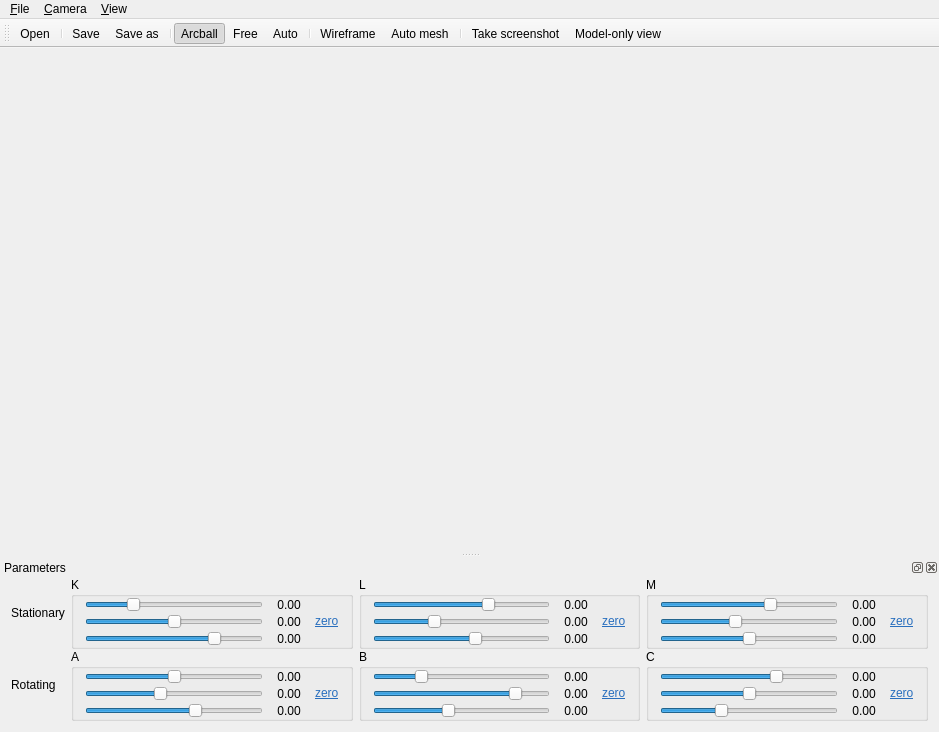
<?xml version="1.0" encoding="UTF-8"?>
<ui version="4.0">
 <class>MainWindow</class>
 <widget class="QMainWindow" name="MainWindow">
  <property name="geometry">
   <rect>
    <x>0</x>
    <y>0</y>
    <width>939</width>
    <height>732</height>
   </rect>
  </property>
  <property name="windowTitle">
   <string>vis</string>
  </property>
  <property name="windowIcon">
   <iconset resource="../res.qrc">
    <normaloff>:/res/app.png</normaloff>:/res/app.png</iconset>
  </property>
  <widget class="QWidget" name="centralWidget">
   <layout class="QVBoxLayout" name="verticalLayout">
    <property name="leftMargin">
     <number>0</number>
    </property>
    <property name="topMargin">
     <number>0</number>
    </property>
    <property name="rightMargin">
     <number>0</number>
    </property>
    <property name="bottomMargin">
     <number>0</number>
    </property>
    <item>
     <widget class="QWidget" name="widgetView" native="true">
      <layout class="QVBoxLayout" name="verticalLayout_2">
       <property name="leftMargin">
        <number>0</number>
       </property>
       <property name="topMargin">
        <number>0</number>
       </property>
       <property name="rightMargin">
        <number>0</number>
       </property>
       <property name="bottomMargin">
        <number>0</number>
       </property>
      </layout>
     </widget>
    </item>
   </layout>
  </widget>
  <widget class="QMenuBar" name="menuBar">
   <property name="geometry">
    <rect>
     <x>0</x>
     <y>0</y>
     <width>939</width>
     <height>19</height>
    </rect>
   </property>
   <widget class="QMenu" name="menuCamera">
    <property name="title">
     <string>&amp;Camera</string>
    </property>
    <addaction name="actionArcballCamera"/>
    <addaction name="actionFreeCamera"/>
    <addaction name="actionAutoCamera"/>
   </widget>
   <widget class="QMenu" name="menuView">
    <property name="title">
     <string>&amp;View</string>
    </property>
    <addaction name="actionWireframe"/>
    <addaction name="actionAutoMesh"/>
    <addaction name="separator"/>
    <addaction name="actionTakeScreenshot"/>
    <addaction name="actionModelOnlyView"/>
   </widget>
   <widget class="QMenu" name="menu_File">
    <property name="title">
     <string>&amp;File</string>
    </property>
    <addaction name="actionOpen"/>
    <addaction name="separator"/>
    <addaction name="actionSave"/>
    <addaction name="actionSaveAs"/>
    <addaction name="separator"/>
    <addaction name="actionQuit"/>
   </widget>
   <addaction name="menu_File"/>
   <addaction name="menuCamera"/>
   <addaction name="menuView"/>
  </widget>
  <widget class="QDockWidget" name="dockWidgetParameters">
   <property name="windowTitle">
    <string>Parameters</string>
   </property>
   <attribute name="dockWidgetArea">
    <number>8</number>
   </attribute>
   <widget class="QWidget" name="dockWidgetContentsParameters">
    <layout class="QGridLayout" name="gridLayout_12">
     <property name="topMargin">
      <number>0</number>
     </property>
     <property name="verticalSpacing">
      <number>0</number>
     </property>
     <item row="3" column="2">
      <widget class="QGroupBox" name="groupBoxParamB">
       <property name="title">
        <string>B</string>
       </property>
       <layout class="QGridLayout" name="gridLayout_4">
        <property name="topMargin">
         <number>0</number>
        </property>
        <property name="bottomMargin">
         <number>0</number>
        </property>
        <property name="verticalSpacing">
         <number>2</number>
        </property>
        <item row="1" column="1">
         <widget class="QLabel" name="labelSliderBY">
          <property name="minimumSize">
           <size>
            <width>40</width>
            <height>0</height>
           </size>
          </property>
          <property name="text">
           <string>0.00</string>
          </property>
          <property name="alignment">
           <set>Qt::AlignCenter</set>
          </property>
         </widget>
        </item>
        <item row="1" column="0">
         <widget class="QSlider" name="verticalSliderBY">
          <property name="maximum">
           <number>600</number>
          </property>
          <property name="value">
           <number>500</number>
          </property>
          <property name="orientation">
           <enum>Qt::Horizontal</enum>
          </property>
         </widget>
        </item>
        <item row="2" column="1">
         <widget class="QLabel" name="labelSliderBZ">
          <property name="minimumSize">
           <size>
            <width>40</width>
            <height>0</height>
           </size>
          </property>
          <property name="text">
           <string>0.00</string>
          </property>
          <property name="alignment">
           <set>Qt::AlignCenter</set>
          </property>
         </widget>
        </item>
        <item row="2" column="0">
         <widget class="QSlider" name="verticalSliderBZ">
          <property name="maximum">
           <number>600</number>
          </property>
          <property name="value">
           <number>250</number>
          </property>
          <property name="orientation">
           <enum>Qt::Horizontal</enum>
          </property>
         </widget>
        </item>
        <item row="0" column="1">
         <widget class="QLabel" name="labelSliderBX">
          <property name="minimumSize">
           <size>
            <width>40</width>
            <height>0</height>
           </size>
          </property>
          <property name="text">
           <string>0.00</string>
          </property>
          <property name="alignment">
           <set>Qt::AlignCenter</set>
          </property>
         </widget>
        </item>
        <item row="0" column="0">
         <widget class="QSlider" name="verticalSliderBX">
          <property name="maximum">
           <number>600</number>
          </property>
          <property name="value">
           <number>150</number>
          </property>
          <property name="orientation">
           <enum>Qt::Horizontal</enum>
          </property>
         </widget>
        </item>
        <item row="1" column="2">
         <widget class="QLabel" name="labelZeroB">
          <property name="text">
           <string>&lt;html&gt;&lt;head/&gt;&lt;body&gt;&lt;p&gt;&lt;a href=&quot; &quot;&gt;&lt;span style=&quot; text-decoration: underline; color:#296fbe;&quot;&gt;zero&lt;/span&gt;&lt;/a&gt;&lt;/p&gt;&lt;/body&gt;&lt;/html&gt;</string>
          </property>
         </widget>
        </item>
       </layout>
      </widget>
     </item>
     <item row="3" column="3">
      <widget class="QGroupBox" name="groupBoxParamC">
       <property name="title">
        <string>C</string>
       </property>
       <layout class="QGridLayout" name="gridLayout_11">
        <property name="topMargin">
         <number>0</number>
        </property>
        <property name="bottomMargin">
         <number>0</number>
        </property>
        <property name="verticalSpacing">
         <number>2</number>
        </property>
        <item row="2" column="1">
         <widget class="QLabel" name="labelSliderCZ">
          <property name="minimumSize">
           <size>
            <width>40</width>
            <height>0</height>
           </size>
          </property>
          <property name="text">
           <string>0.00</string>
          </property>
          <property name="alignment">
           <set>Qt::AlignCenter</set>
          </property>
         </widget>
        </item>
        <item row="1" column="0">
         <widget class="QSlider" name="verticalSliderCY">
          <property name="maximum">
           <number>600</number>
          </property>
          <property name="value">
           <number>300</number>
          </property>
          <property name="orientation">
           <enum>Qt::Horizontal</enum>
          </property>
         </widget>
        </item>
        <item row="0" column="1">
         <widget class="QLabel" name="labelSliderCX">
          <property name="minimumSize">
           <size>
            <width>40</width>
            <height>0</height>
           </size>
          </property>
          <property name="text">
           <string>0.00</string>
          </property>
          <property name="alignment">
           <set>Qt::AlignCenter</set>
          </property>
         </widget>
        </item>
        <item row="2" column="0">
         <widget class="QSlider" name="verticalSliderCZ">
          <property name="maximum">
           <number>600</number>
          </property>
          <property name="value">
           <number>200</number>
          </property>
          <property name="orientation">
           <enum>Qt::Horizontal</enum>
          </property>
         </widget>
        </item>
        <item row="0" column="0">
         <widget class="QSlider" name="verticalSliderCX">
          <property name="maximum">
           <number>600</number>
          </property>
          <property name="value">
           <number>400</number>
          </property>
          <property name="orientation">
           <enum>Qt::Horizontal</enum>
          </property>
         </widget>
        </item>
        <item row="1" column="1">
         <widget class="QLabel" name="labelSliderCY">
          <property name="minimumSize">
           <size>
            <width>40</width>
            <height>0</height>
           </size>
          </property>
          <property name="text">
           <string>0.00</string>
          </property>
          <property name="alignment">
           <set>Qt::AlignCenter</set>
          </property>
         </widget>
        </item>
        <item row="1" column="2">
         <widget class="QLabel" name="labelZeroC">
          <property name="text">
           <string>&lt;html&gt;&lt;head/&gt;&lt;body&gt;&lt;p&gt;&lt;a href=&quot; &quot;&gt;&lt;span style=&quot; text-decoration: underline; color:#296fbe;&quot;&gt;zero&lt;/span&gt;&lt;/a&gt;&lt;/p&gt;&lt;/body&gt;&lt;/html&gt;</string>
          </property>
         </widget>
        </item>
       </layout>
      </widget>
     </item>
     <item row="1" column="2">
      <widget class="QGroupBox" name="groupBoxParamL">
       <property name="title">
        <string>L</string>
       </property>
       <layout class="QGridLayout" name="gridLayout_2">
        <property name="topMargin">
         <number>0</number>
        </property>
        <property name="bottomMargin">
         <number>0</number>
        </property>
        <property name="verticalSpacing">
         <number>2</number>
        </property>
        <item row="1" column="1">
         <widget class="QLabel" name="labelSliderLY">
          <property name="minimumSize">
           <size>
            <width>40</width>
            <height>0</height>
           </size>
          </property>
          <property name="text">
           <string>0.00</string>
          </property>
          <property name="alignment">
           <set>Qt::AlignCenter</set>
          </property>
         </widget>
        </item>
        <item row="0" column="0">
         <widget class="QSlider" name="verticalSliderLX">
          <property name="maximum">
           <number>600</number>
          </property>
          <property name="value">
           <number>400</number>
          </property>
          <property name="orientation">
           <enum>Qt::Horizontal</enum>
          </property>
         </widget>
        </item>
        <item row="2" column="1">
         <widget class="QLabel" name="labelSliderLZ">
          <property name="minimumSize">
           <size>
            <width>40</width>
            <height>0</height>
           </size>
          </property>
          <property name="text">
           <string>0.00</string>
          </property>
          <property name="alignment">
           <set>Qt::AlignCenter</set>
          </property>
         </widget>
        </item>
        <item row="1" column="0">
         <widget class="QSlider" name="verticalSliderLY">
          <property name="maximum">
           <number>600</number>
          </property>
          <property name="value">
           <number>200</number>
          </property>
          <property name="orientation">
           <enum>Qt::Horizontal</enum>
          </property>
         </widget>
        </item>
        <item row="2" column="0">
         <widget class="QSlider" name="verticalSliderLZ">
          <property name="maximum">
           <number>600</number>
          </property>
          <property name="value">
           <number>350</number>
          </property>
          <property name="orientation">
           <enum>Qt::Horizontal</enum>
          </property>
         </widget>
        </item>
        <item row="0" column="1">
         <widget class="QLabel" name="labelSliderLX">
          <property name="minimumSize">
           <size>
            <width>40</width>
            <height>0</height>
           </size>
          </property>
          <property name="text">
           <string>0.00</string>
          </property>
          <property name="alignment">
           <set>Qt::AlignCenter</set>
          </property>
         </widget>
        </item>
        <item row="1" column="2">
         <widget class="QLabel" name="labelZeroL">
          <property name="text">
           <string>&lt;html&gt;&lt;head/&gt;&lt;body&gt;&lt;p&gt;&lt;a href=&quot; &quot;&gt;&lt;span style=&quot; text-decoration: underline; color:#296fbe;&quot;&gt;zero&lt;/span&gt;&lt;/a&gt;&lt;/p&gt;&lt;/body&gt;&lt;/html&gt;</string>
          </property>
         </widget>
        </item>
       </layout>
      </widget>
     </item>
     <item row="1" column="3">
      <widget class="QGroupBox" name="groupBoxParamM">
       <property name="title">
        <string>M</string>
       </property>
       <layout class="QGridLayout" name="gridLayout_5">
        <property name="topMargin">
         <number>0</number>
        </property>
        <property name="bottomMargin">
         <number>0</number>
        </property>
        <property name="verticalSpacing">
         <number>2</number>
        </property>
        <item row="1" column="0">
         <widget class="QSlider" name="verticalSliderMY">
          <property name="maximum">
           <number>600</number>
          </property>
          <property name="value">
           <number>250</number>
          </property>
          <property name="orientation">
           <enum>Qt::Horizontal</enum>
          </property>
         </widget>
        </item>
        <item row="0" column="0">
         <widget class="QSlider" name="verticalSliderMX">
          <property name="maximum">
           <number>600</number>
          </property>
          <property name="value">
           <number>380</number>
          </property>
          <property name="orientation">
           <enum>Qt::Horizontal</enum>
          </property>
         </widget>
        </item>
        <item row="2" column="1">
         <widget class="QLabel" name="labelSliderMZ">
          <property name="minimumSize">
           <size>
            <width>40</width>
            <height>0</height>
           </size>
          </property>
          <property name="text">
           <string>0.00</string>
          </property>
          <property name="alignment">
           <set>Qt::AlignCenter</set>
          </property>
         </widget>
        </item>
        <item row="0" column="1">
         <widget class="QLabel" name="labelSliderMX">
          <property name="minimumSize">
           <size>
            <width>40</width>
            <height>0</height>
           </size>
          </property>
          <property name="text">
           <string>0.00</string>
          </property>
          <property name="alignment">
           <set>Qt::AlignCenter</set>
          </property>
         </widget>
        </item>
        <item row="1" column="1">
         <widget class="QLabel" name="labelSliderMY">
          <property name="minimumSize">
           <size>
            <width>40</width>
            <height>0</height>
           </size>
          </property>
          <property name="text">
           <string>0.00</string>
          </property>
          <property name="alignment">
           <set>Qt::AlignCenter</set>
          </property>
         </widget>
        </item>
        <item row="2" column="0">
         <widget class="QSlider" name="verticalSliderMZ">
          <property name="maximum">
           <number>600</number>
          </property>
          <property name="value">
           <number>300</number>
          </property>
          <property name="orientation">
           <enum>Qt::Horizontal</enum>
          </property>
         </widget>
        </item>
        <item row="1" column="2">
         <widget class="QLabel" name="labelZeroM">
          <property name="text">
           <string>&lt;html&gt;&lt;head/&gt;&lt;body&gt;&lt;p&gt;&lt;a href=&quot; &quot;&gt;&lt;span style=&quot; text-decoration: underline; color:#296fbe;&quot;&gt;zero&lt;/span&gt;&lt;/a&gt;&lt;/p&gt;&lt;/body&gt;&lt;/html&gt;</string>
          </property>
         </widget>
        </item>
       </layout>
      </widget>
     </item>
     <item row="3" column="1">
      <widget class="QGroupBox" name="groupBoxParamA">
       <property name="title">
        <string>A</string>
       </property>
       <layout class="QGridLayout" name="gridLayout_3">
        <property name="topMargin">
         <number>0</number>
        </property>
        <property name="bottomMargin">
         <number>0</number>
        </property>
        <property name="verticalSpacing">
         <number>2</number>
        </property>
        <item row="0" column="0">
         <widget class="QSlider" name="verticalSliderAX">
          <property name="maximum">
           <number>600</number>
          </property>
          <property name="value">
           <number>300</number>
          </property>
          <property name="orientation">
           <enum>Qt::Horizontal</enum>
          </property>
         </widget>
        </item>
        <item row="2" column="1">
         <widget class="QLabel" name="labelSliderAZ">
          <property name="minimumSize">
           <size>
            <width>40</width>
            <height>0</height>
           </size>
          </property>
          <property name="text">
           <string>0.00</string>
          </property>
          <property name="alignment">
           <set>Qt::AlignCenter</set>
          </property>
         </widget>
        </item>
        <item row="1" column="1">
         <widget class="QLabel" name="labelSliderAY">
          <property name="minimumSize">
           <size>
            <width>40</width>
            <height>0</height>
           </size>
          </property>
          <property name="text">
           <string>0.00</string>
          </property>
          <property name="alignment">
           <set>Qt::AlignCenter</set>
          </property>
         </widget>
        </item>
        <item row="1" column="0">
         <widget class="QSlider" name="verticalSliderAY">
          <property name="maximum">
           <number>600</number>
          </property>
          <property name="value">
           <number>250</number>
          </property>
          <property name="orientation">
           <enum>Qt::Horizontal</enum>
          </property>
         </widget>
        </item>
        <item row="0" column="1">
         <widget class="QLabel" name="labelSliderAX">
          <property name="minimumSize">
           <size>
            <width>40</width>
            <height>0</height>
           </size>
          </property>
          <property name="text">
           <string>0.00</string>
          </property>
          <property name="alignment">
           <set>Qt::AlignCenter</set>
          </property>
         </widget>
        </item>
        <item row="2" column="0">
         <widget class="QSlider" name="verticalSliderAZ">
          <property name="maximum">
           <number>600</number>
          </property>
          <property name="value">
           <number>380</number>
          </property>
          <property name="orientation">
           <enum>Qt::Horizontal</enum>
          </property>
         </widget>
        </item>
        <item row="1" column="2">
         <widget class="QLabel" name="labelZeroA">
          <property name="text">
           <string>&lt;html&gt;&lt;head/&gt;&lt;body&gt;&lt;p&gt;&lt;a href=&quot; &quot;&gt;&lt;span style=&quot; text-decoration: underline; color:#296fbe;&quot;&gt;zero&lt;/span&gt;&lt;/a&gt;&lt;/p&gt;&lt;/body&gt;&lt;/html&gt;</string>
          </property>
         </widget>
        </item>
       </layout>
      </widget>
     </item>
     <item row="1" column="1">
      <widget class="QGroupBox" name="groupBoxParamK">
       <property name="title">
        <string>K</string>
       </property>
       <layout class="QGridLayout" name="gridLayout">
        <property name="topMargin">
         <number>0</number>
        </property>
        <property name="bottomMargin">
         <number>0</number>
        </property>
        <property name="verticalSpacing">
         <number>2</number>
        </property>
        <item row="1" column="1">
         <widget class="QLabel" name="labelSliderKY">
          <property name="minimumSize">
           <size>
            <width>40</width>
            <height>0</height>
           </size>
          </property>
          <property name="text">
           <string>0.00</string>
          </property>
          <property name="alignment">
           <set>Qt::AlignCenter</set>
          </property>
         </widget>
        </item>
        <item row="0" column="0">
         <widget class="QSlider" name="verticalSliderKX">
          <property name="maximum">
           <number>600</number>
          </property>
          <property name="value">
           <number>150</number>
          </property>
          <property name="orientation">
           <enum>Qt::Horizontal</enum>
          </property>
         </widget>
        </item>
        <item row="2" column="0">
         <widget class="QSlider" name="verticalSliderKZ">
          <property name="maximum">
           <number>600</number>
          </property>
          <property name="value">
           <number>450</number>
          </property>
          <property name="orientation">
           <enum>Qt::Horizontal</enum>
          </property>
         </widget>
        </item>
        <item row="2" column="1">
         <widget class="QLabel" name="labelSliderKZ">
          <property name="minimumSize">
           <size>
            <width>40</width>
            <height>0</height>
           </size>
          </property>
          <property name="text">
           <string>0.00</string>
          </property>
          <property name="alignment">
           <set>Qt::AlignCenter</set>
          </property>
         </widget>
        </item>
        <item row="1" column="0">
         <widget class="QSlider" name="verticalSliderKY">
          <property name="maximum">
           <number>600</number>
          </property>
          <property name="value">
           <number>300</number>
          </property>
          <property name="orientation">
           <enum>Qt::Horizontal</enum>
          </property>
         </widget>
        </item>
        <item row="0" column="1">
         <widget class="QLabel" name="labelSliderKX">
          <property name="minimumSize">
           <size>
            <width>40</width>
            <height>0</height>
           </size>
          </property>
          <property name="text">
           <string>0.00</string>
          </property>
          <property name="alignment">
           <set>Qt::AlignCenter</set>
          </property>
         </widget>
        </item>
        <item row="1" column="2">
         <widget class="QLabel" name="labelZeroK">
          <property name="text">
           <string>&lt;html&gt;&lt;head/&gt;&lt;body&gt;&lt;p&gt;&lt;a href=&quot; &quot;&gt;&lt;span style=&quot; text-decoration: underline; color:#296fbe;&quot;&gt;zero&lt;/span&gt;&lt;/a&gt;&lt;/p&gt;&lt;/body&gt;&lt;/html&gt;</string>
          </property>
         </widget>
        </item>
       </layout>
      </widget>
     </item>
     <item row="1" column="0">
      <widget class="QLabel" name="labelStationary">
       <property name="text">
        <string>Stationary</string>
       </property>
      </widget>
     </item>
     <item row="3" column="0">
      <widget class="QLabel" name="labelRotating">
       <property name="text">
        <string>Rotating</string>
       </property>
      </widget>
     </item>
    </layout>
   </widget>
  </widget>
  <widget class="QToolBar" name="toolBar">
   <property name="windowTitle">
    <string>toolBar</string>
   </property>
   <property name="toolButtonStyle">
    <enum>Qt::ToolButtonTextUnderIcon</enum>
   </property>
   <attribute name="toolBarArea">
    <enum>TopToolBarArea</enum>
   </attribute>
   <attribute name="toolBarBreak">
    <bool>false</bool>
   </attribute>
   <addaction name="actionOpen"/>
   <addaction name="separator"/>
   <addaction name="actionSave"/>
   <addaction name="actionSaveAs"/>
   <addaction name="separator"/>
   <addaction name="actionArcballCamera"/>
   <addaction name="actionFreeCamera"/>
   <addaction name="actionAutoCamera"/>
   <addaction name="separator"/>
   <addaction name="actionWireframe"/>
   <addaction name="actionAutoMesh"/>
   <addaction name="separator"/>
   <addaction name="actionTakeScreenshot"/>
   <addaction name="actionModelOnlyView"/>
  </widget>
  <action name="actionArcballCamera">
   <property name="checkable">
    <bool>true</bool>
   </property>
   <property name="checked">
    <bool>true</bool>
   </property>
   <property name="icon">
    <iconset resource="../res.qrc">
     <normaloff>:/res/viewarcball.png</normaloff>:/res/viewarcball.png</iconset>
   </property>
   <property name="text">
    <string>&amp;Arcball</string>
   </property>
  </action>
  <action name="actionFreeCamera">
   <property name="checkable">
    <bool>true</bool>
   </property>
   <property name="icon">
    <iconset resource="../res.qrc">
     <normaloff>:/res/viewfree.png</normaloff>:/res/viewfree.png</iconset>
   </property>
   <property name="text">
    <string>&amp;Free</string>
   </property>
  </action>
  <action name="actionAutoCamera">
   <property name="checkable">
    <bool>true</bool>
   </property>
   <property name="icon">
    <iconset resource="../res.qrc">
     <normaloff>:/res/viewauto.png</normaloff>:/res/viewauto.png</iconset>
   </property>
   <property name="text">
    <string>A&amp;uto</string>
   </property>
  </action>
  <action name="actionWireframe">
   <property name="checkable">
    <bool>true</bool>
   </property>
   <property name="icon">
    <iconset resource="../res.qrc">
     <normaloff>:/res/wireframe.png</normaloff>:/res/wireframe.png</iconset>
   </property>
   <property name="text">
    <string>&amp;Wireframe</string>
   </property>
  </action>
  <action name="actionOpen">
   <property name="icon">
    <iconset resource="../res.qrc">
     <normaloff>:/res/open.png</normaloff>:/res/open.png</iconset>
   </property>
   <property name="text">
    <string>&amp;Open...</string>
   </property>
  </action>
  <action name="actionSave">
   <property name="icon">
    <iconset resource="../res.qrc">
     <normaloff>:/res/save.png</normaloff>:/res/save.png</iconset>
   </property>
   <property name="text">
    <string>&amp;Save</string>
   </property>
  </action>
  <action name="actionSaveAs">
   <property name="icon">
    <iconset resource="../res.qrc">
     <normaloff>:/res/saveas.png</normaloff>:/res/saveas.png</iconset>
   </property>
   <property name="text">
    <string>S&amp;ave as...</string>
   </property>
  </action>
  <action name="actionQuit">
   <property name="text">
    <string>&amp;Quit</string>
   </property>
  </action>
  <action name="actionAutoMesh">
   <property name="checkable">
    <bool>true</bool>
   </property>
   <property name="icon">
    <iconset resource="../res.qrc">
     <normaloff>:/res/automesh.png</normaloff>:/res/automesh.png</iconset>
   </property>
   <property name="text">
    <string>Auto mesh</string>
   </property>
  </action>
  <action name="actionTakeScreenshot">
   <property name="icon">
    <iconset resource="../res.qrc">
     <normaloff>:/res/screenshot.png</normaloff>:/res/screenshot.png</iconset>
   </property>
   <property name="text">
    <string>Take screenshot...</string>
   </property>
   <property name="toolTip">
    <string>Take screenshot</string>
   </property>
  </action>
  <action name="actionModelOnlyView">
   <property name="checkable">
    <bool>true</bool>
   </property>
   <property name="icon">
    <iconset resource="../res.qrc">
     <normaloff>:/res/modelonly.png</normaloff>:/res/modelonly.png</iconset>
   </property>
   <property name="text">
    <string>Model-only view</string>
   </property>
  </action>
 </widget>
 <layoutdefault spacing="6" margin="11"/>
 <tabstops>
  <tabstop>verticalSliderKX</tabstop>
  <tabstop>verticalSliderKY</tabstop>
  <tabstop>verticalSliderKZ</tabstop>
  <tabstop>verticalSliderLY</tabstop>
  <tabstop>verticalSliderLX</tabstop>
  <tabstop>verticalSliderLZ</tabstop>
  <tabstop>verticalSliderMX</tabstop>
  <tabstop>verticalSliderMY</tabstop>
  <tabstop>verticalSliderMZ</tabstop>
 </tabstops>
 <resources>
  <include location="../res.qrc"/>
 </resources>
 <connections/>
</ui>
